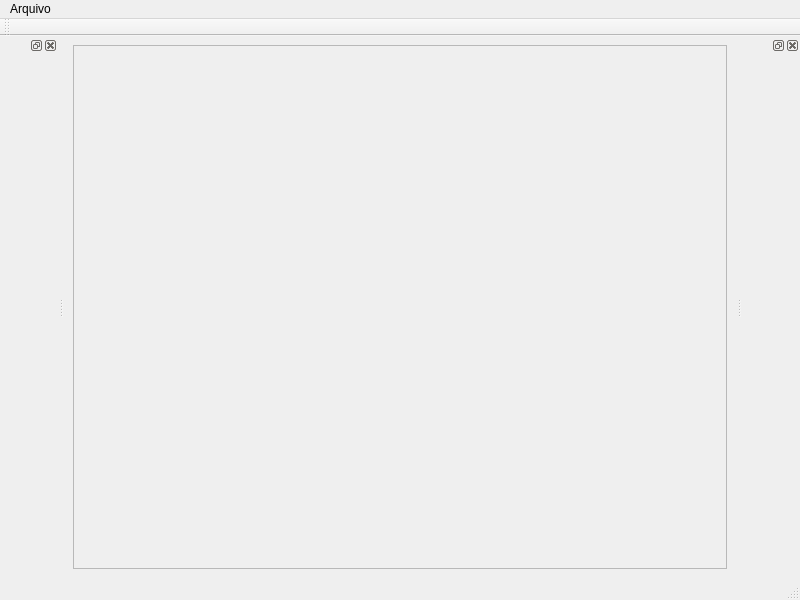
<?xml version="1.0" encoding="UTF-8"?>
<ui version="4.0">
 <class>MainWindow</class>
 <widget class="QMainWindow" name="MainWindow">
  <property name="geometry">
   <rect>
    <x>0</x>
    <y>0</y>
    <width>800</width>
    <height>600</height>
   </rect>
  </property>
  <property name="windowTitle">
   <string>MainWindow</string>
  </property>
  <widget class="QWidget" name="centralwidget">
   <layout class="QVBoxLayout" name="verticalLayout">
    <item>
     <widget class="AreaDesenho" name="frame">
      <property name="sizePolicy">
       <sizepolicy hsizetype="Preferred" vsizetype="Preferred">
        <horstretch>0</horstretch>
        <verstretch>0</verstretch>
       </sizepolicy>
      </property>
      <property name="frameShape">
       <enum>QFrame::StyledPanel</enum>
      </property>
      <property name="frameShadow">
       <enum>QFrame::Raised</enum>
      </property>
     </widget>
    </item>
   </layout>
  </widget>
  <widget class="QMenuBar" name="menubar">
   <property name="geometry">
    <rect>
     <x>0</x>
     <y>0</y>
     <width>800</width>
     <height>20</height>
    </rect>
   </property>
   <widget class="QMenu" name="menuArquivo">
    <property name="title">
     <string>Arquivo</string>
    </property>
    <addaction name="actionSalvar"/>
    <addaction name="actionAbrir"/>
    <addaction name="actionRecentes"/>
    <addaction name="actionConfigura_es"/>
   </widget>
   <addaction name="menuArquivo"/>
  </widget>
  <widget class="QStatusBar" name="statusbar"/>
  <widget class="QDockWidget" name="dockWidget">
   <property name="sizePolicy">
    <sizepolicy hsizetype="Minimum" vsizetype="Minimum">
     <horstretch>0</horstretch>
     <verstretch>0</verstretch>
    </sizepolicy>
   </property>
   <attribute name="dockWidgetArea">
    <number>1</number>
   </attribute>
   <widget class="QWidget" name="dockWidgetContents_3">
    <property name="sizePolicy">
     <sizepolicy hsizetype="Preferred" vsizetype="Preferred">
      <horstretch>0</horstretch>
      <verstretch>0</verstretch>
     </sizepolicy>
    </property>
   </widget>
  </widget>
  <widget class="QDockWidget" name="dockWidget_2">
   <property name="sizePolicy">
    <sizepolicy hsizetype="Minimum" vsizetype="Minimum">
     <horstretch>0</horstretch>
     <verstretch>0</verstretch>
    </sizepolicy>
   </property>
   <attribute name="dockWidgetArea">
    <number>2</number>
   </attribute>
   <widget class="QWidget" name="dockWidgetContents_4"/>
  </widget>
  <widget class="QToolBar" name="toolBar">
   <property name="windowTitle">
    <string>toolBar</string>
   </property>
   <attribute name="toolBarArea">
    <enum>TopToolBarArea</enum>
   </attribute>
   <attribute name="toolBarBreak">
    <bool>false</bool>
   </attribute>
  </widget>
  <action name="actionSalvar">
   <property name="text">
    <string>Salvar</string>
   </property>
  </action>
  <action name="actionAbrir">
   <property name="text">
    <string>Abrir</string>
   </property>
  </action>
  <action name="actionRecentes">
   <property name="text">
    <string>Recentes</string>
   </property>
  </action>
  <action name="actionConfigura_es">
   <property name="text">
    <string>Configurações</string>
   </property>
  </action>
 </widget>
 <customwidgets>
  <customwidget>
   <class>AreaDesenho</class>
   <extends>QFrame</extends>
   <header location="global">areadesenho.h</header>
   <container>1</container>
  </customwidget>
 </customwidgets>
 <resources/>
 <connections/>
</ui>
